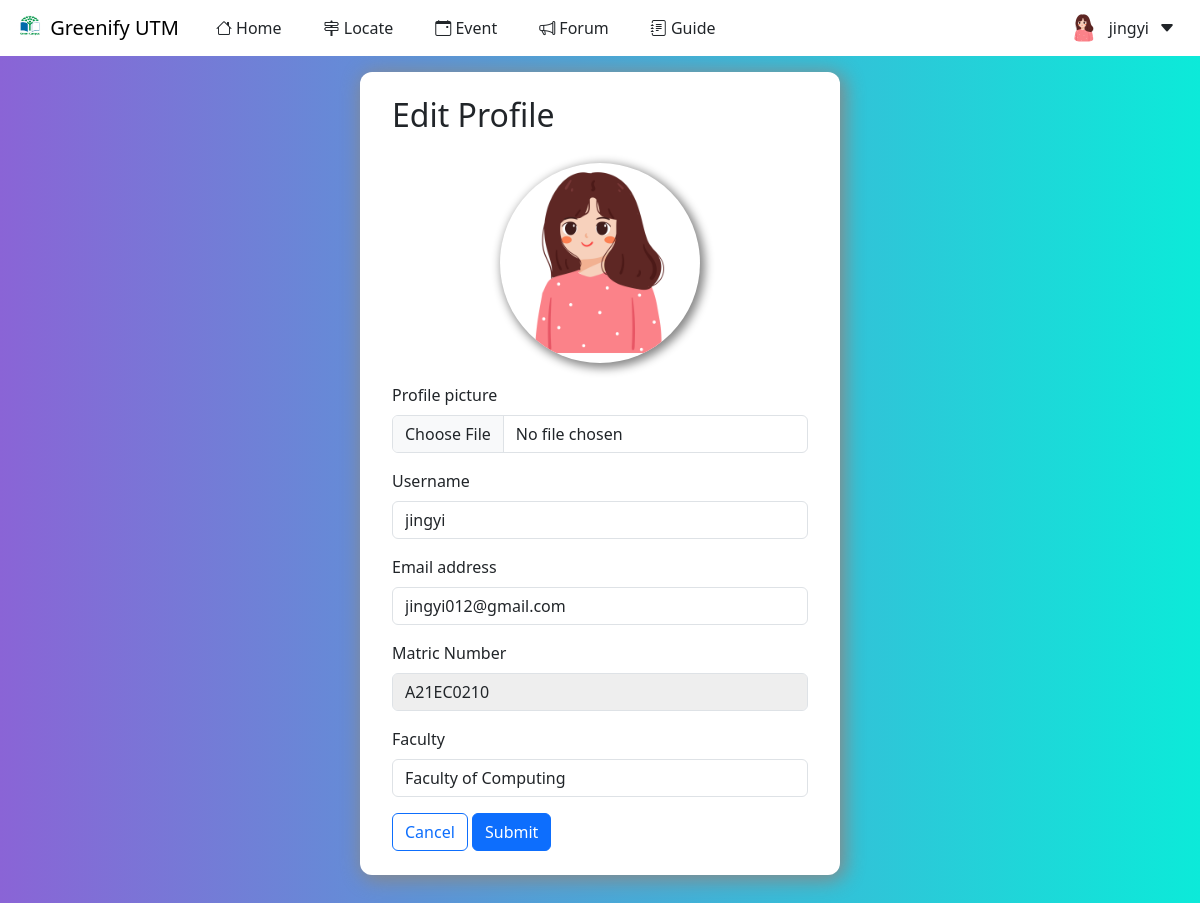
/editProfile.php (signed in), run on the app's committed database.
### tables this page shows
CREATE TABLE `users` (
  `userID` int(11) NOT NULL,
  `username` varchar(50) DEFAULT NULL,
  `upassword` varchar(255) DEFAULT NULL,
  `email` varchar(255) DEFAULT NULL,
  `userImage` varchar(255) DEFAULT NULL,
  `urole` varchar(20) DEFAULT NULL,
  `faculty` varchar(50) DEFAULT NULL,
  `matricNo` varchar(9) DEFAULT NULL,
  `matricImg` varchar(255) DEFAULT NULL,
  `status` varchar(8) DEFAULT NULL
);

### editProfile.php (the view, shortened to what this page needs)
<!DOCTYPE html>
<html lang="en">
<head>
    <link href="https://cdn.jsdelivr.net/npm/bootstrap@5.3.1/dist/css/bootstrap.min.css" rel="stylesheet"
>
    <link rel="stylesheet" href="./css/profile.css" />
</head>
<body>
    <?php
    include('connectdb.php');
    $newEmail = '';
    $newUsername = '';
    $newMatricNo = '';
    $newFaculty = '';
    function selectOption($faculty, $newFaculty, $previousfaculty)
    {
        if ($newFaculty) {
            if ($newFaculty == $faculty) {
                echo 'selected';
            }
        } else {
            if ($previousfaculty == $faculty) {
                echo 'selected';
            }
        }
    }
    if (isset($_SESSION['username'])) {
        $username = $_SESSION['username'];
        $result = mysqli_query($con, "SELECT * FROM users WHERE username = '$username'");
        $row = mysqli_fetch_array($result);
    }
    ?>
    <?php include('header.php'); ?>
    <div class="row g-3 align-items-center" id="cointainer">
        <h2 style="margin-top: 0">Edit Profile</h2>
        <form method="POST" action="" enctype="multipart/form-data">
            <div class="profile-container">
                <img src="images/profileImg/<?php if (!$row['userImage']) {
                    echo 'defaultprofile.png';
                } else {
                    echo $row['userImage'];
                } ?>" alt="Avatar" class="round" width="300" height="400">
            </div>
            <div class="mb-3">
                <label for="file" class="form-label">Profile picture</label>
                <input class="form-control" type="file" name="file" id="file">
            </div>
            <div class="mb-3">
                <label for="newUsername" class="form-label">Username</label>
                <div>
                    <input type="text" class="form-control" id="newUsername" name="newUsername" value="<?php if ($newUsername) {
                        echo $newUsername;
                    } else {
                        echo $row['username'];
                    } ?>" style="background-color: white" required>
                </div>
            </div>
            <div class="mb-3">
                <label for="newEmail" class="form-label">Email address</label>
                <div>
                    <input type="email" class="form-control" id="newEmail" name="newEmail" value="<?php if ($newEmail) {
                        echo $newEmail;
                    } else {
                        echo $row['email'];
                    } ?>" style="background-color: white" required>
                </div>
            </div>
            <div class="mb-3">
                <label for="newMatricNo" class="form-label" <?php if ($row['urole'] == 'admin') {
                    echo 'hidden';
                } ?>>Matric Number</label>
                <div>
                    <input type="text" class="form-control" id="newMatricNo" name="newMatricNo" value="<?php if ($newMatricNo) {
                        echo $newMatricNo;
                    } else {
                        echo $row['matricNo'];
                    }
                    ?>" <?php if ($row['urole'] == 'admin') {
                        echo 'hidden';
                    } else {
                        echo 'required';
                    } ?> readonly>
                </div>
            </div>
            <div class="mb-3">
                <label for="faculty" class="form-label" <?php if ($row['urole'] == 'admin') {
                    echo 'hidden';
                } ?>>Faculty</label>
                <div>
                    <select id="faculty" name="newFaculty" class="form-control" <?php if ($row['urole'] == 'admin') {
                        echo 'hidden';
                    } else {
                        echo 'required';
                    } ?>>
                        <option value="Computing" <?php selectOption('Computing', $newFaculty, $row['faculty']) ?>>
                            Faculty of Computing</option>
                    </select>
                </div>
            </div>
            <div class="d-grid gap-2 d-md-block">
                <a href="profile.php"><button type="button" class="btn btn-outline-primary">Cancel</button></a>
                <input type="submit" class="btn btn-primary" name="editProfile" value="Submit">
            </div>
        </form>
    </div>
</body>
</html>

### css/profile.css (style rules this page uses)
body { background-image: linear-gradient(to right, #8a64d6, #0cead9) }
img.round { object-fit: cover; border-radius: 50%; height: 200px; width: 200px; box-sizing: content-box; box-shadow: 3px 3px 10px 2px #888888; }
input[type=text], input[type=email] { background-color: #EEEEEE; }
.profile-container { padding: 1%; margin-bottom: 4%; text-align: center; }
#cointainer { margin: 6% 30% 6% 30%; padding: 2%; border-radius: 12px; background-color: white; box-shadow: 3px 3px 20px 2px #888888; }

### data on the page
users: userImage (picture), newUsername "jingyi", newEmail "jingyi012@gmail.com", newMatricNo "A21EC0210", newFaculty "Faculty of Computing"

### other printed values
$_SESSION['username'] "jingyi"
